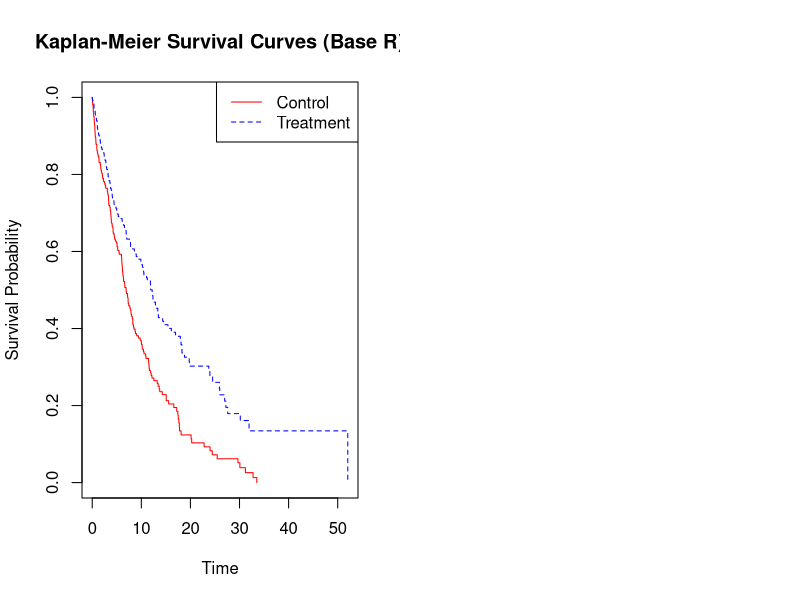

The R script that drew this image: (Note: this script raises an error after producing the figure.)
# Survival Analysis Simulation Exercise
# Exponential Survival Data with Censoring

# Load required libraries
library(survival)
library(survminer)

# Set seed for reproducibility
set.seed(123)

# Step 1: Define Simulation Parameters
n <- 500                    # Total patients
prop_treatment <- 0.5       # Proportion in treatment arm
lambda_control <- 0.1       # Hazard rate for control
lambda_treatment <- 0.07    # Hazard rate for treatment
lambda_censor <- 0.05       # Censoring rate

# Randomly assign patients to groups
n_treatment <- sum(rbinom(n, 1, prop_treatment))
n_control <- n - n_treatment

cat("Patients in Control:", n_control, "\n")
cat("Patients in Treatment:", n_treatment, "\n\n")

# Step 2: Generate Survival and Censoring Times

# Control group
true_survival_control <- rexp(n_control, rate = lambda_control)
censoring_time_control <- rexp(n_control, rate = lambda_censor)
observed_time_control <- pmin(true_survival_control, censoring_time_control)
status_control <- as.integer(true_survival_control <= censoring_time_control)

# Treatment group
true_survival_treatment <- rexp(n_treatment, rate = lambda_treatment)
censoring_time_treatment <- rexp(n_treatment, rate = lambda_censor)
observed_time_treatment <- pmin(true_survival_treatment, censoring_time_treatment)
status_treatment <- as.integer(true_survival_treatment <= censoring_time_treatment)

# Step 3: Combine the Data
control_data <- data.frame(
  id = 1:n_control,
  group = "Control",
  time = observed_time_control,
  status = status_control,
  true_survival = true_survival_control,
  censor_time = censoring_time_control
)

treatment_data <- data.frame(
  id = (n_control + 1):n,
  group = "Treatment",
  time = observed_time_treatment,
  status = status_treatment,
  true_survival = true_survival_treatment,
  censor_time = censoring_time_treatment
)

# Combine datasets
surv_data <- rbind(control_data, treatment_data)
surv_data$group <- factor(surv_data$group, levels = c("Control", "Treatment"))

# Display summary statistics
cat("Dataset Summary:\n")
cat("Total observations:", nrow(surv_data), "\n")
cat("Events:", sum(surv_data$status), "\n")
cat("Censored:", sum(1 - surv_data$status), "\n")
cat("Censoring percentage:", round(mean(1 - surv_data$status) * 100, 1), "%\n\n")

# Summary by group
cat("Summary by Group:\n")
aggregate(status ~ group, data = surv_data, 
          FUN = function(x) c(n = length(x), 
                             events = sum(x), 
                             censored = sum(1-x),
                             event_rate = round(mean(x)*100, 1)))

# Step 4: Kaplan-Meier Curves

# Create survival object
surv_obj <- Surv(surv_data$time, surv_data$status)

# Fit Kaplan-Meier curves
km_fit <- survfit(surv_obj ~ group, data = surv_data)

# Print summary
print(km_fit)

# Base R plot
par(mfrow = c(1, 2))
plot(km_fit, 
     col = c("red", "blue"), 
     lty = 1:2,
     xlab = "Time", 
     ylab = "Survival Probability",
     main = "Kaplan-Meier Survival Curves (Base R)")
legend("topright", 
       legend = c("Control", "Treatment"), 
       col = c("red", "blue"), 
       lty = 1:2)

# ggsurvplot (if survminer is available)
gg_plot <- ggsurvplot(km_fit, 
                      data = surv_data,
                      pval = TRUE,
                      conf.int = TRUE,
                      risk.table = TRUE,
                      risk.table.col = "strata",
                      legend.labs = c("Control", "Treatment"),
                      palette = c("red", "blue"),
                      title = "Kaplan-Meier Survival Curves",
                      xlab = "Time",
                      ylab = "Survival Probability")
print(gg_plot)

# Step 5: Cox Proportional Hazards Model

# Fit Cox model
cox_model <- coxph(Surv(time, status) ~ group, data = surv_data)

# Display results
cat("\n\nCox Proportional Hazards Model Results:\n")
summary(cox_model)

# Extract hazard ratio and confidence interval
hr <- exp(coef(cox_model))
ci <- exp(confint(cox_model))

cat("\n\nHazard Ratio (Treatment vs Control):", round(hr, 3), "\n")
cat("95% CI: [", round(ci[1], 3), ",", round(ci[2], 3), "]\n")
cat("p-value:", round(summary(cox_model)$coefficients[5], 4), "\n")

# Bonus Challenge: Add Age Covariate

# Generate age covariate (normally distributed, mean 60, sd 10)
surv_data$age <- rnorm(n, mean = 60, sd = 10)

# Center age for better interpretation
surv_data$age_centered <- surv_data$age - mean(surv_data$age)

# Fit Cox model with age
cox_model_age <- coxph(Surv(time, status) ~ group + age_centered, data = surv_data)

cat("\n\nCox Model with Age Covariate:\n")
summary(cox_model_age)

# Compare models
cat("\n\nModel Comparison:\n")
cat("Without age - HR:", round(exp(coef(cox_model)), 3), "\n")
cat("With age - HR:", round(exp(coef(cox_model_age))[1], 3), "\n")

# Visualize age distribution by group
par(mfrow = c(1, 2))
boxplot(age ~ group, data = surv_data, 
        main = "Age Distribution by Group",
        xlab = "Group", ylab = "Age")

# Check proportional hazards assumption
ph_test <- cox.zph(cox_model)
plot(ph_test, main = "Schoenfeld Residuals")

# Additional Analysis: Median Survival Times
median_surv <- survfit(Surv(time, status) ~ group, data = surv_data)
cat("\n\nMedian Survival Times:\n")
print(median_surv)

# Create a summary table
summary_table <- data.frame(
  Group = c("Control", "Treatment"),
  N = c(n_control, n_treatment),
  Events = aggregate(status ~ group, data = surv_data, sum)$status,
  Median_Survival = summary(median_surv)$table[, "median"],
  True_Median = c(log(2)/lambda_control, log(2)/lambda_treatment)
)

cat("\n\nSummary Table:\n")
print(summary_table)

# Verify theoretical vs observed
cat("\n\nTheoretical vs Observed Median Survival:\n")
cat("Control - Theoretical:", round(log(2)/lambda_control, 2), 
    "Observed:", round(summary_table$Median_Survival[1], 2), "\n")
cat("Treatment - Theoretical:", round(log(2)/lambda_treatment, 2), 
    "Observed:", round(summary_table$Median_Survival[2], 2), "\n")